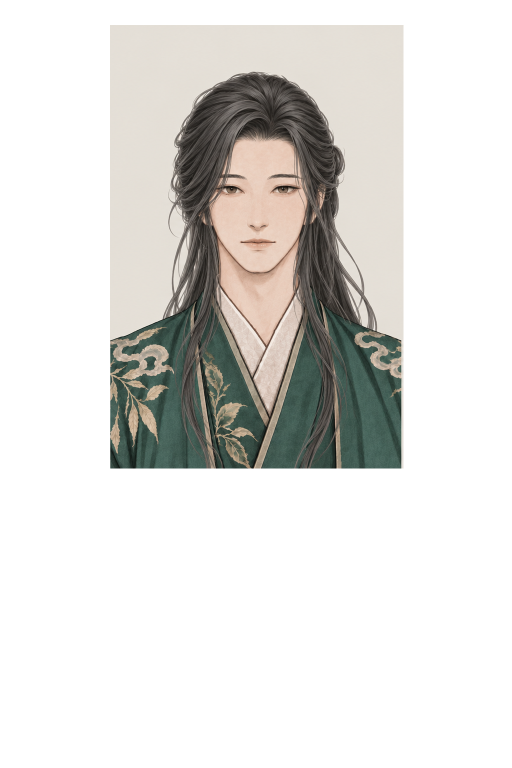
#> input picture mods/appearance/portrait_original_restore_20261105_v6/source/reference_canvas_03.png, 1024 x 1536 px (shown at 1/2 size); its folder holds 5 pictures in this run
$ python split_original.py
#> lines starting #> are read from the running program, lines starting #| are printed output that depends on the picture; after the words box and inside, x2 and y2 are one past the last pixel; in counts of white or black regions, pixels touching at a corner belong together
"""User-authorized original-pixel separation; fixed common canvas, no feature scaling."""
from pathlib import Path
import json, shutil
import cv2
import numpy as np
from PIL import Image
B=Path(__file__).resolve().parent.parent
ACTIVE=B.parent/'ink_three_variants_20261004'
W,H=1024,1536
def read(p): return np.array(Image.open(p).convert('RGBA'))
def save(p,a):
 p.parent.mkdir(parents=True,exist_ok=True); a=np.clip(np.rint(a),0,255).astype('uint8');a[a[:,:,3]==0,:3]=0;Image.fromarray(a,'RGBA').save(p)
def poly(points,feather=0):
#> called with feather = 2
 a=np.zeros((H,W),np.uint8);cv2.fillPoly(a,[np.array(points,np.int32)],255)
#> after `cv2.fillPoly(a, [np.array(points, np.int32)], 255)`:
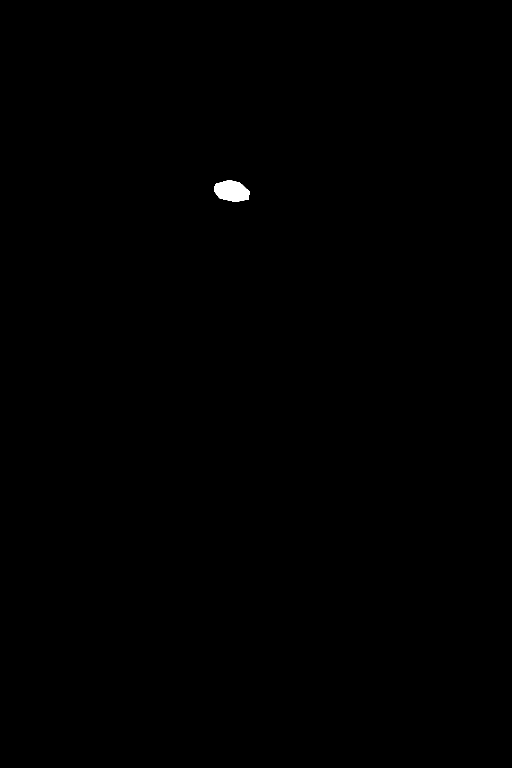
#> a: shape (1536, 1024) (shown at 1/2 size); 0.15% white; 1 white region, box (x1, y1, x2, y2) and area: (428, 360, 499, 404) 2302
 if feather:a=cv2.GaussianBlur(a,(0,0),feather)
 return a.astype(float)/255
def original_layer(ref,a):
 out=ref.copy();out[:,:,3]=np.rint(a*255);return out
def over(dst,src):
 d=dst.astype(float)/255;s=src.astype(float)/255;da=d[:,:,3:4];sa=s[:,:,3:4];oa=sa+da*(1-sa)
 rgb=(s[:,:,:3]*sa+d[:,:,:3]*da*(1-sa))/np.maximum(oa,1e-10)
 return np.clip(np.rint(np.concatenate([rgb,oa],2)*255),0,255).astype('uint8')
def native_place(name,scale=587/1020,tx=220,ty=50):
 src=read(B/'source'/f'{name}_raw.png');mat=np.array([[scale,0,tx],[0,scale,ty]],float)
 # Premultiplied whole-layer resampling, only for hidden generated underpainting.
 a=src[:,:,3:4].astype(float)/255;prem=np.concatenate([src[:,:,:3]*a,src[:,:,3:4]],2)
 out=cv2.warpAffine(prem,mat,(W,H),flags=cv2.INTER_AREA);alpha=out[:,:,3:4]
 return np.concatenate([out[:,:,:3]/np.maximum(alpha/255,1e-9),alpha],2).clip(0,255).astype('uint8')
eye=poly([(430,368),(458,360),(479,365),(498,382),(497,398),(470,403),(439,396),(428,382)],2)+poly([(532,381),(550,365),(579,360),(608,366),(610,384),(590,397),(557,402),(532,397)],2)
#> in poly (call 2), `cv2.fillPoly(a, [np.array(points, np.int32)], 255)`: a: shape (1536, 1024); 0.16% white; 1 white region, box (x1, y1, x2, y2) and area: (532, 360, 611, 403) 2573
brow=poly([(431,337),(467,338),(500,348),(503,367),(474,365),(433,357)],1.5)+poly([(531,348),(573,335),(608,337),(609,357),(570,362),(531,368)],1.5)
#> in poly (call 3), `cv2.fillPoly(a, [np.array(points, np.int32)], 255)`: a: shape (1536, 1024); 0.11% white; 1 white region, box (x1, y1, x2, y2) and area: (431, 337, 504, 368) 1659
#> in poly (call 4), `cv2.fillPoly(a, [np.array(points, np.int32)], 255)`: a: shape (1536, 1024); 0.12% white; 1 white region, box (x1, y1, x2, y2) and area: (531, 335, 610, 369) 1903
nose=poly([(506,350),(526,350),(530,407),(538,431),(542,452),(533,469),(498,469),(488,453),(493,431),(502,408)],3)
#> in poly (call 5), `cv2.fillPoly(a, [np.array(points, np.int32)], 255)`:
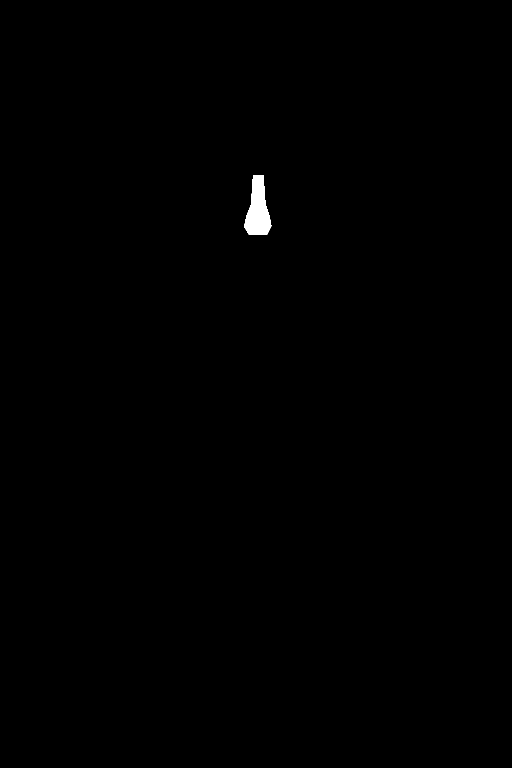
#> a: shape (1536, 1024) (shown at 1/2 size); 0.27% white; 1 white region, box (x1, y1, x2, y2) and area: (488, 350, 543, 470) 4185
mouth=poly([(476,472),(497,465),(536,465),(557,476),(558,493),(539,508),(491,508),(473,493)],3)
#> in poly (call 6), `cv2.fillPoly(a, [np.array(points, np.int32)], 255)`:
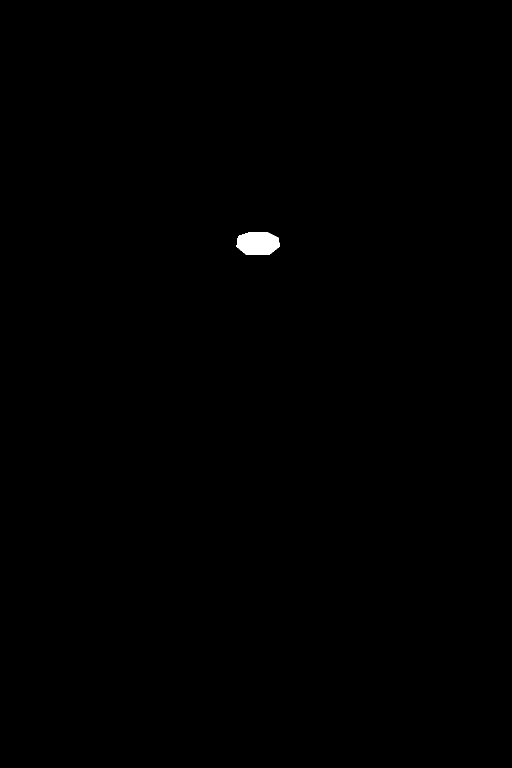
#> a: shape (1536, 1024) (shown at 1/2 size); 0.2% white; 1 white region, box (x1, y1, x2, y2) and area: (473, 465, 559, 509) 3218
masks={'eyes':np.minimum(eye,1),'eyebrows':np.minimum(brow,1),'nose':nose,'mouth':mouth}
# Reference skin silhouette and a fixed hidden neck support, shared by every outfit.
neck=poly([(437,491),(597,491),(606,530),(606,585),(580,643),(532,731),(482,654),(429,586),(429,530)],.8)
#> in poly (call 7), `cv2.fillPoly(a, [np.array(points, np.int32)], 255)`:
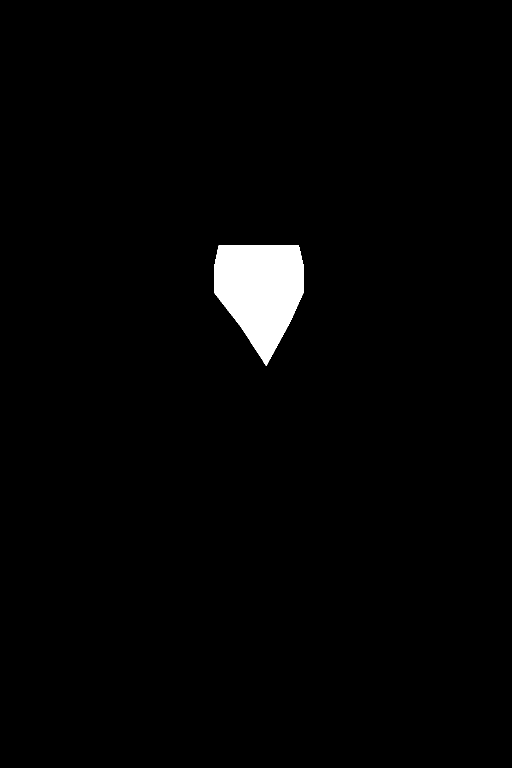
#> a: shape (1536, 1024) (shown at 1/2 size); 1.9% white; 1 white region, box (x1, y1, x2, y2) and area: (429, 491, 607, 732) 29508
face_window=poly([(444,272),(516,250),(589,272),(612,338),(626,399),(613,452),(589,491),(553,528),(532,546),(501,548),(478,533),(443,503),(414,457),(405,401),(413,340)],1)
#> in poly (call 8), `cv2.fillPoly(a, [np.array(points, np.int32)], 255)`:
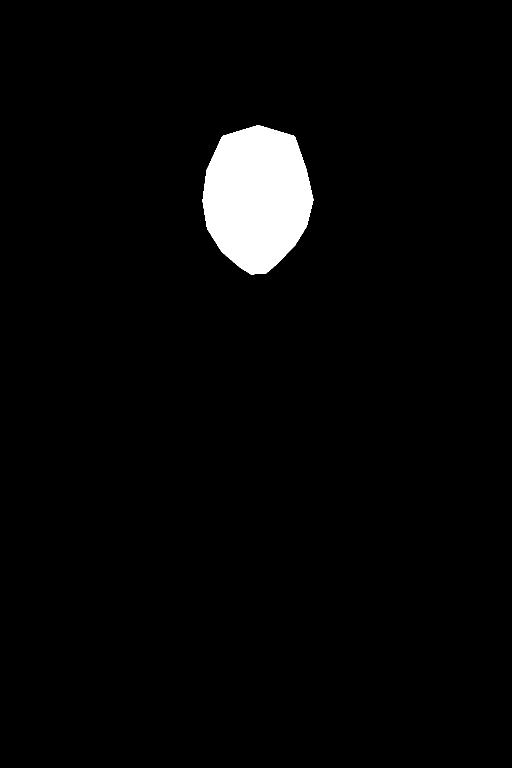
#> a: shape (1536, 1024) (shown at 1/2 size); 3.2% white; 1 white region, box (x1, y1, x2, y2) and area: (405, 250, 627, 549) 49669
neck_visible=poly([(441,500),(592,500),(589,551),(568,605),(531,692),(482,616),(451,557)],1)
#> in poly (call 9), `cv2.fillPoly(a, [np.array(points, np.int32)], 255)`:
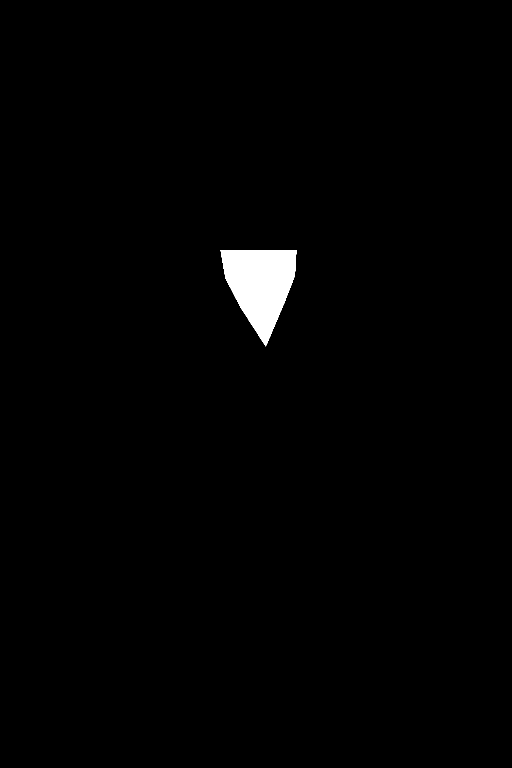
#> a: shape (1536, 1024) (shown at 1/2 size); 1.1% white; 1 white region, box (x1, y1, x2, y2) and area: (441, 500, 593, 693) 17989
ref=read(B/'source/reference_canvas_03.png')
#> in read, returned value is the input picture: shape (1536, 1024, 4); mean R, G, B, A 52.2, 51.2, 48.1, 84.4
feature_holes=np.maximum.reduce(list(masks.values()))
hole=(feature_holes>.015).astype('uint8')*255
inpaint=cv2.inpaint(ref[:,:,:3],hole,5,cv2.INPAINT_TELEA)
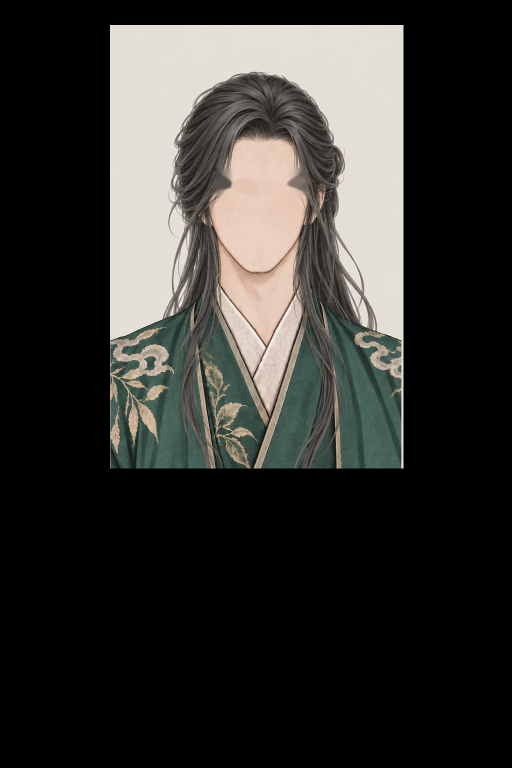
#> inpaint: shape (1536, 1024, 3) (shown at 1/2 size); mean R, G, B 52.4, 51.3, 48.2
base=native_place('face',ty=42)
#> (the run stopped early here; a loop or call above may not have finished)
